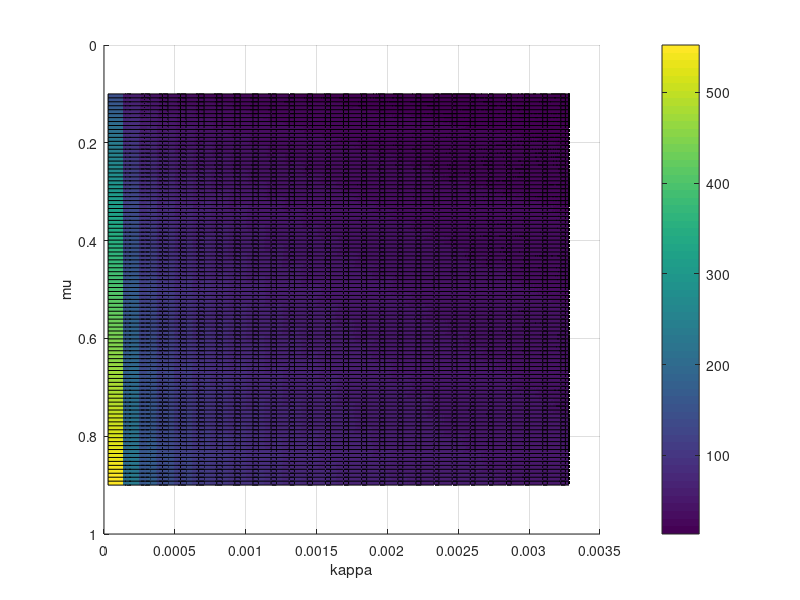
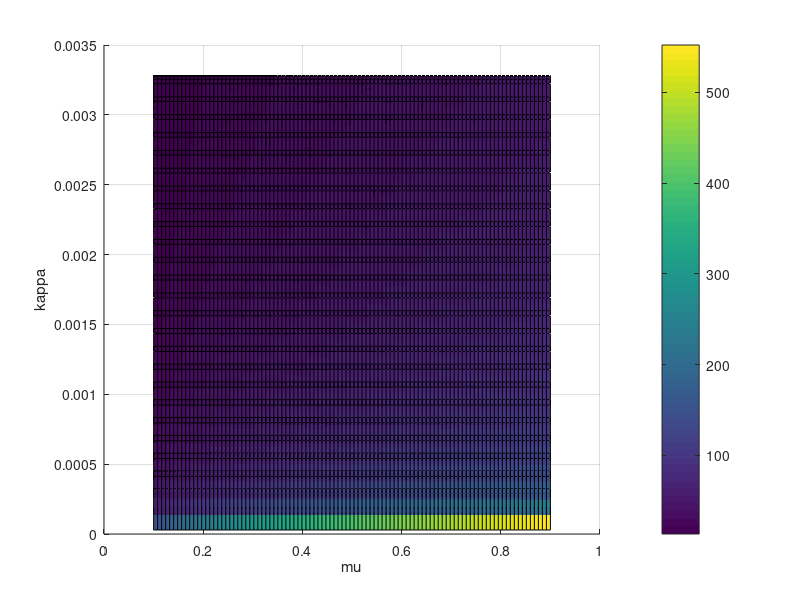
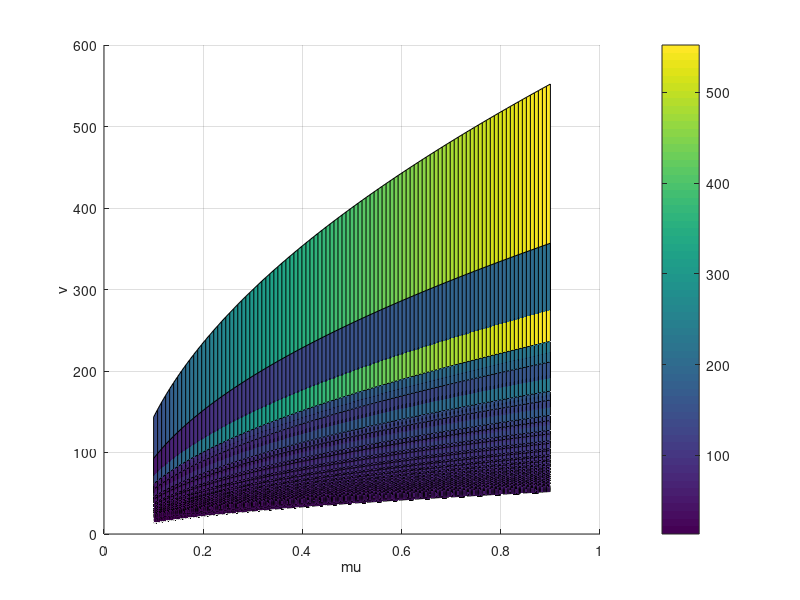

These figures' MATLAB source, in order:
clc; clear all; close all
load('K.mat')
K = K_vector;
 g = 9.81;
 
 
% v = linspace(30,38, numel(K));
% [V,Ka] = meshgrid(v,K);
% a = V.^2.*Ka/g;
% 
% surf(V,Ka,a)
% colorbar
% view(90,90)

e = 4;
mu = linspace(0.1,0.9, numel(K));
[MU,Ka] = meshgrid(mu,K);

v = sqrt( ((MU - 0.01*e)./(1 - 0.01.*MU.*e)).*g./Ka);

surf(MU,Ka,v); xlabel('mu'); ylabel('kappa'); zlabel('v')
colorbar; view(90,90)

figure
surf(MU,Ka,v); xlabel('mu'); ylabel('kappa'); zlabel('v')
colorbar; view(0,90)

figure
surf(MU,Ka,v); xlabel('mu'); ylabel('kappa'); zlabel('v')
colorbar; view(0,0)
